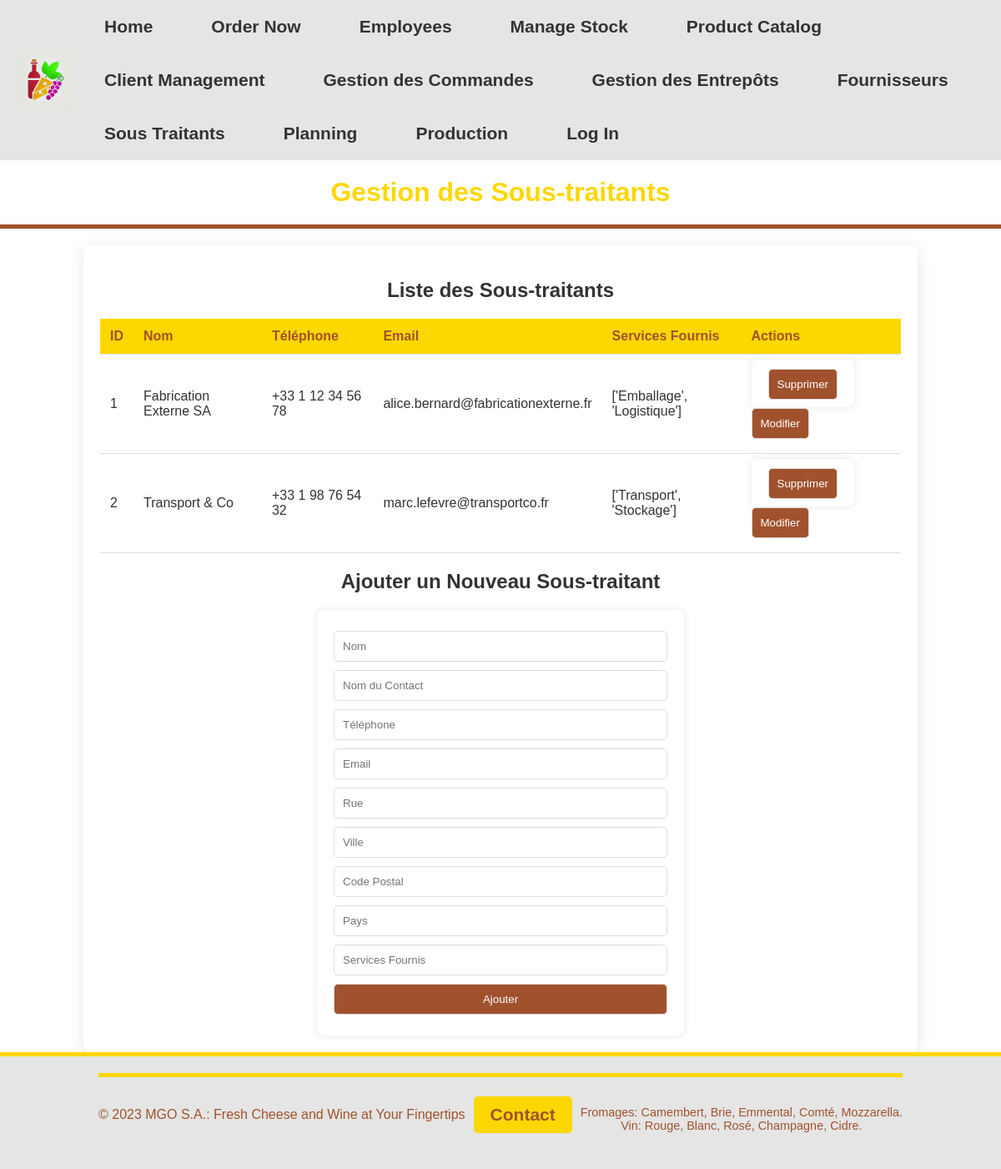
Screenshot of /order/sous_traitants/ with the database file from the repository.
### order/models.py (models this page shows, shortened)
class SousTraitant(models.Model):
    sous_traitant_id = models.AutoField(primary_key=True)
    nom = models.CharField(max_length=50)
    contact = models.JSONField()
    adresse = models.JSONField()
    services_fournis = models.JSONField()
    produits_traites = models.ForeignKey(Produit, on_delete=models.CASCADE)

### order/views.py (the view, shortened to what this page needs)
# urls.py: path('sous_traitants/', sous_traitants, name='sous_traitants'),
def sous_traitants(request):
    sous_traitants_list = SousTraitant.objects.all()
    return render(request, 'sous_traitants.html', {'sous_traitants': sous_traitants_list})

### order/templates/sous_traitants.html (shortened to what this page needs)
<!DOCTYPE html>
<html lang="fr">
<head>
    {% load static %}
    <link rel="stylesheet" href="{% static 'styles/main.css' %}">
</head>
<body>
    {% include 'navbar.html' %}
    <header>
        <h1>Gestion des Sous-traitants</h1>
    </header>
    <section>
        <h2>Liste des Sous-traitants</h2>
        <table>
            <thead>
                <tr>
                    <th>ID</th>
                    <th>Nom</th>
                    <th>Téléphone</th>
                    <th>Email</th>
                    <th>Services Fournis</th>
                    <th>Actions</th>
                </tr>
            </thead>
            <tbody>
                {% for sous_traitant in sous_traitants %}
                <tr>
                    <td>{{ sous_traitant.sous_traitant_id }}</td>
                    <td>{{ sous_traitant.nom }}</td>
                    <td>{{ sous_traitant.contact.telephone }}</td>
                    <td>{{ sous_traitant.contact.email }}</td>
                    <td>{{ sous_traitant.services_fournis }}</td>
                    <td>
                        <form method="post" style="display:inline;">
                            <button type="submit" name="action" value="delete">Supprimer</button>
                        </form>
                        <button onclick="document.getElementById('update-{{ sous_traitant.sous_traitant_id }}').style.display='block'">Modifier</button>
                    </td>
                </tr>
                {% endfor %}
            </tbody>
        </table>
        <h2>Ajouter un Nouveau Sous-traitant</h2>
        <form method="post">
            <input type="text" name="nom" placeholder="Nom" required>
            <input type="text" name="nom_contact" placeholder="Nom du Contact" required>
            <input type="text" name="telephone" placeholder="Téléphone" required>
            <input type="email" name="email" placeholder="Email" required>
            <input type="text" name="rue" placeholder="Rue" required>
            <input type="text" name="ville" placeholder="Ville" required>
            <input type="text" name="code_postal" placeholder="Code Postal" required>
            <input type="text" name="pays" placeholder="Pays" required>
            <input type="text" name="services_fournis" placeholder="Services Fournis" required>
            <button type="submit" name="action" value="add">Ajouter</button>
        </form>
    </section>
    <footer>
        {% include 'footer.html' %}
    </footer>
</body>
</html>

### static/styles/main.css (style rules this page uses)
body, html { height: 100%; font-family: Arial, sans-serif; margin: 0; padding: 0; display: flex; flex-direction: column; }
header { background-color: #A3B992; color: #333; text-align: center; padding: 1em; }
section { padding: 2em; text-align: center; color: #333; flex: 1; }
input, select, textarea { width: 100%; padding: 10px; margin-bottom: 16px; border: 1px solid #ccc; border-radius: 4px; box-sizing: border-box; }
form { max-width: 400px; margin: 0 auto; background-color: #fff; padding: 20px; border-radius: 8px; box-shadow: 0 0 10px rgba(0, 0, 0, 0.1); }

### static/styles/navbar_footer.css (style rules this page uses)
footer { color: #333; text-align: center; bottom: 0; display: flex; align-items: center; justify-content: center; padding: 10px; background-color: #A3B992; }

### order/templates/navbar.html (style rules this page uses)
body { margin: 0; font-family: Arial, sans-serif; }

### order/templates/footer.html (style rules this page uses)
body { margin: 0; font-family: Arial, sans-serif; }
footer { background-color: #e5e5e5; color: #A0522D; text-align: center; padding: 20px 0; border-top: 5px solid #FFD700; }

### rows the page displays
SousTraitant: sous_traitant_id "1", nom "Fabrication Externe SA", contact.telephone "+33 1 12 34 56 78", contact.email "alice.bernard@fabricationexterne.fr", services_fournis "['Emballage', 'Logistique']"
SousTraitant: sous_traitant_id "2", nom "Transport & Co", contact.telephone "+33 1 98 76 54 32", contact.email "marc.lefevre@transportco.fr", services_fournis "['Transport', 'Stockage']"
